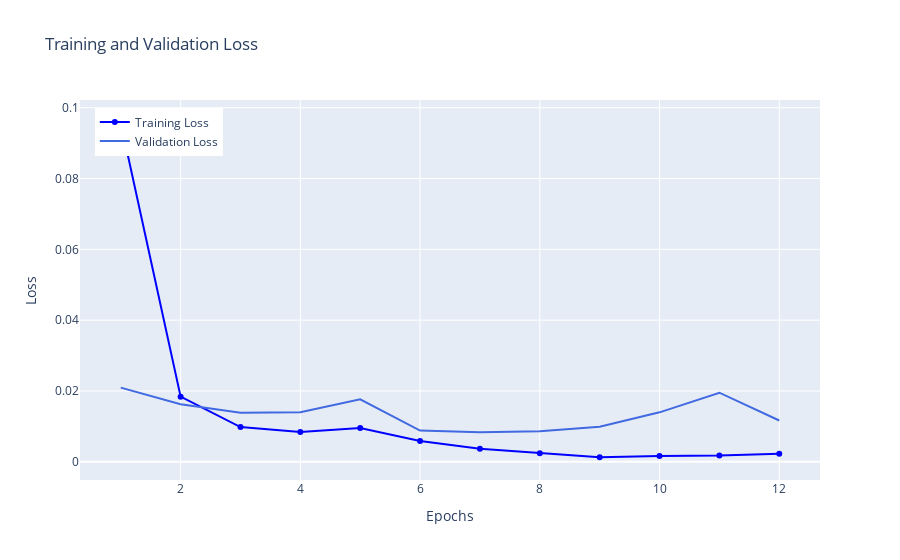

Here is the notebook cell this chart was saved with:
### Code cell
import plotly.graph_objects as go

acc = train_state['train_acc']
val_acc = train_state['val_acc']
loss = train_state['train_loss']
val_loss = train_state['val_loss']

epochs = list(range(1, len(acc) + 1))

# Create interactive line chart
fig = go.Figure()

for y, name, color, mode in [(loss, 'Training Loss', 'blue', 'lines+markers'),
                             (val_loss, 'Validation Loss', 'royalblue', 'lines')]:
    fig.add_trace(go.Scatter(x=epochs, y=y, mode=mode, name=name, line=dict(color=color)))

fig.update_layout(
    title='Training and Validation Loss',
    xaxis_title='Epochs',
    yaxis_title='Loss',
    legend=dict(x=0.02, y=0.98)
)

fig.show()

### Figure 1 — Plotly figure (JSON) as saved in the notebook; plotly's stock layout.template omitted (floating-point values rounded to 4 significant figures)
{"data": [{"line": {"color": "blue"}, "mode": "lines+markers", "name": "Training Loss", "type": "scatter", "x": [1, 2, 3, 4, 5, 6, 7, 8, 9, 10, 11, 12], "y": [0.09575, 0.01839, 0.009802, 0.008439, 0.009536, 0.00586, 0.003677, 0.002381, 0.001284, 0.001649, 0.001762, 0.002298]}, {"line": {"color": "royalblue"}, "mode": "lines", "name": "Validation Loss", "type": "scatter", "x": [1, 2, 3, 4, 5, 6, 7, 8, 9, 10, 11, 12], "y": [0.02094, 0.01627, 0.01385, 0.01396, 0.01766, 0.00883, 0.00833, 0.008649, 0.009883, 0.01397, 0.01951, 0.01167]}], "layout": {"legend": {"x": 0.02, "y": 0.98}, "title": {"text": "Training and Validation Loss"}, "xaxis": {"title": {"text": "Epochs"}}, "yaxis": {"title": {"text": "Loss"}}}}
